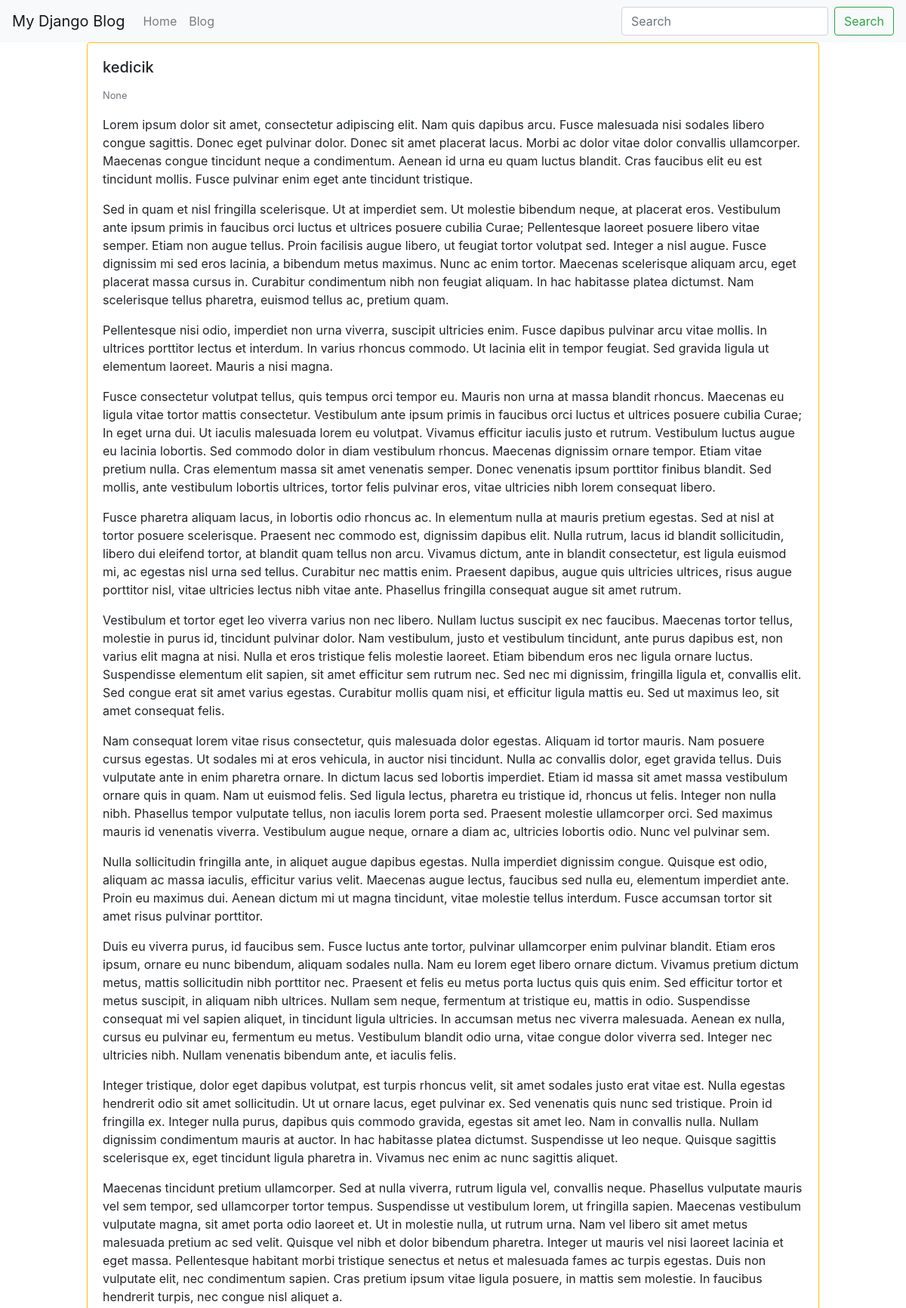
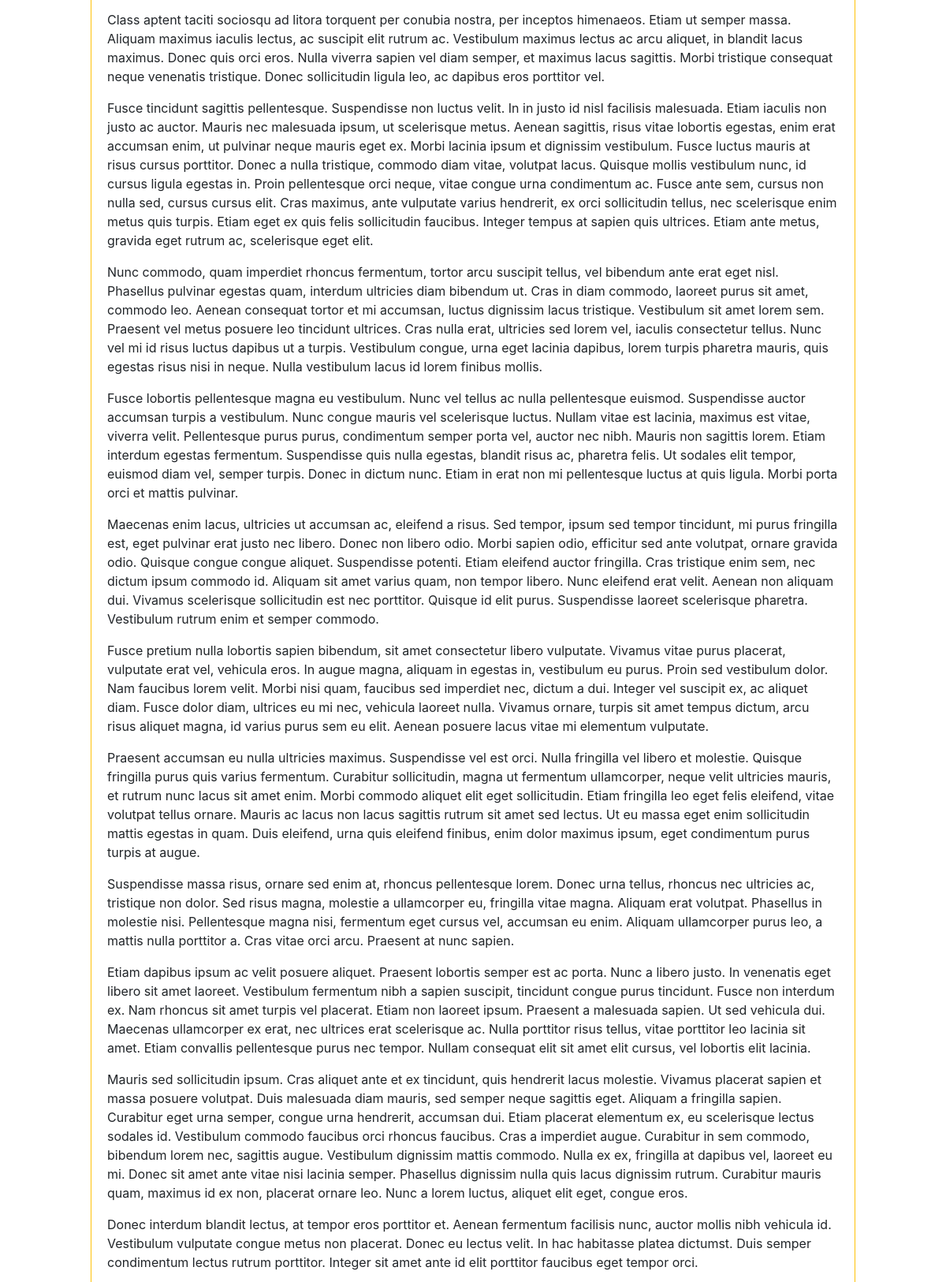
The app's page /blog/pisi-pisi/ (upper part) with its own data (2 pictures, top to bottom).
### blog/models.py (models this page shows, shortened)
class BlogPost(models.Model):
	user = models.ForeignKey(User, default=1, null=True, on_delete=models.SET_NULL)
	title = models.CharField(max_length=120)
	slug = models.SlugField(unique=True)
	content = models.TextField(null=True, blank=True)
	publish_date = models.DateTimeField(auto_now=False, auto_now_add=False, null=True, blank=True)
	timestamp = models.DateTimeField(auto_now_add=True)
	updated = models.DateTimeField(auto_now=True)
	objects = BlogPostManager()
	class Meta:
		ordering = ['-publish_date', '-updated', '-timestamp']

### blog/views.py (the view)
# urls.py: path('<str:slug>/', blog_post_detail_view),
def blog_post_detail_view(request, slug):
	obj = get_object_or_404(BlogPost, slug=slug)
	template_name = "blog/detail.html"
	context = {"object": obj}
	return render(request, template_name, context)

### blog/models.py (called while the page is built)
	def get_queryset(self):
		return BlogPostQuerySet(self.model, using=self._db)

### blog/templates/blog/detail.html (shortened to what this page needs)
{% extends "base.html" %}
{% block content %}
	<div class='row'>
	{% include "blog/list-inline.html" with blog_post=object detail=True %}
	</div>
{% endblock %}

### blog/templates/blog/list-inline.html (shortened to what this page needs)
<div class="col-12 col-md-10 mb-3 mx-auto">
<div class="card {% if not blog_post.publish_date %} border border-warning {% endif %}" >
	<div class="card-body">
		<h5 class='card-title'>{{ blog_post.title }}</h5>
		<p class='card-text'>
			<small class='text-muted'>{{ blog_post.publish_date }}</small>
			{% if truncate %}
				{{ blog_post.content|linebreaks|truncatewords:30 }}
			{% else %}
				{{ blog_post.content|linebreaks }}
			{% endif %}
		</p>
	</div>
</div>
</div>

### records on screen
BlogPost: title "kedicik", publish_date "None", content "Lorem ipsum dolor sit amet, consectetur adipiscing elit. Nam quis dapibus arcu. Fusce malesuada nisi sodales libero congue sagittis. Donec eget pulvinar dolor. Donec sit amet placerat lacus. Morbi ac dolor vitae dolor convallis ullamcorper. Maecenas congue tincidunt neque a condimentum. Aenean id urna eu quam luctus blandit. Cras faucibus elit eu est tincidunt mollis. Fusce pulvinar enim eget ante tincidunt tristique. Sed in quam et nisl fringilla scelerisque. Ut at imperdiet sem. Ut molestie bibendum neque, at placerat eros. Vestibulum ante ipsum primis in faucibus orci luctus et ultrices posuere cubilia Curae; Pellentesque laoreet posuere libero vitae semper. Etiam non augue tellus. Proin…"
